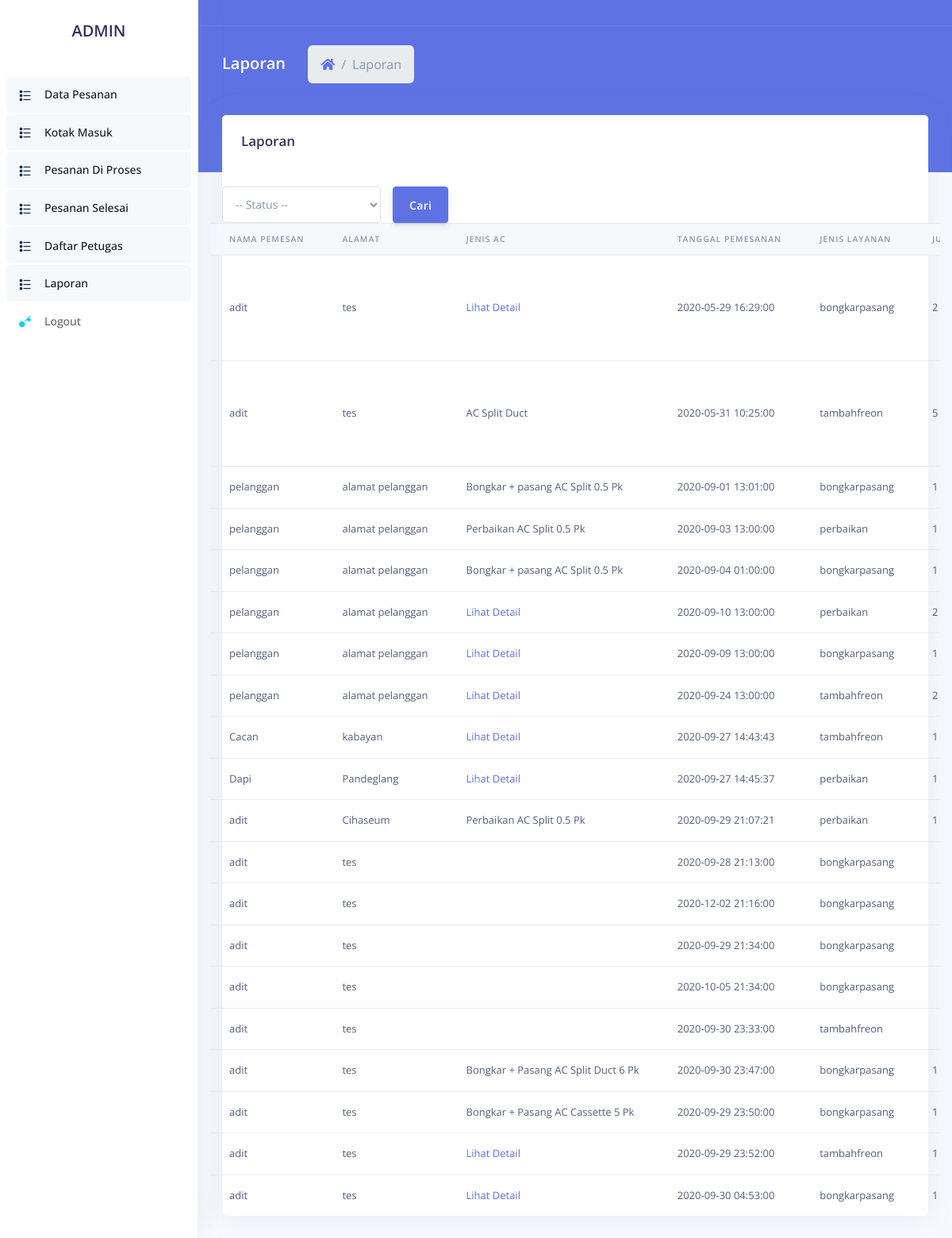
Page /admin/laporan1.php on the committed database.
### tables this page shows
CREATE TABLE `task` (
  `id` int(10) NOT NULL,
  `nm_pemesan` varchar(200) NOT NULL,
  `alamat` varchar(200) NOT NULL,
  `telp` varchar(12) NOT NULL,
  `jenis_ac` varchar(50) NOT NULL,
  `tgl_pesan` datetime NOT NULL,
  `keterangan` varchar(200) NOT NULL,
  `user_pelangan` varchar(100) NOT NULL,
  `jenis_layanan` varchar(100) NOT NULL,
  `petugas` varchar(100) NOT NULL,
  `harga` decimal(10,0) NOT NULL,
  `status` varchar(10) NOT NULL,
  `tgl_proses` datetime NOT NULL,
  `deskripsi_proses` varchar(100) NOT NULL,
  `bukti_tf` varchar(225) NOT NULL,
  `jm_unit` varchar(20) NOT NULL,
  `jenis_pembayaran` varchar(50) NOT NULL
);

CREATE TABLE `layanan` (
  `id` int(20) NOT NULL,
  `jenisLayanan` varchar(100) NOT NULL,
  `keterangan` varchar(100) NOT NULL
);

CREATE TABLE `jenis_ac` (
  `id` int(10) NOT NULL,
  `jenis` varchar(100) NOT NULL,
  `deskripsi` varchar(100) NOT NULL,
  `harga` decimal(10,0) NOT NULL,
  `kategori` varchar(20) NOT NULL
);

### admin/laporan1.php (the view, shortened to what this page needs)
<!DOCTYPE html>
<html>
<head>
  <link rel="stylesheet" href="../assetsAdmin/vendor/nucleo/css/nucleo.css" type="text/css">
  <link rel="stylesheet" href="../assetsAdmin/vendor/@fortawesome/fontawesome-free/css/all.min.css" type="text/css">
  <link rel="stylesheet" href="../assetsAdmin/css/argon.css?v=1.2.0" type="text/css">
</head>
<body>
  <nav class="sidenav navbar navbar-vertical  fixed-left  navbar-expand-xs navbar-light bg-white" id="sidenav-main">
    <div class="scrollbar-inner">
      <div class="sidenav-header  align-items-center">
        <a class="navbar-brand" href="javascript:void(0)">
          <h2>ADMIN</h2>
        </a>
      </div>
      <div class="navbar-inner">
        <div class="collapse navbar-collapse" id="sidenav-collapse-main">
          <ul class="navbar-nav">
            <li class="nav-item">
              <a class="nav-link active" href="dataPesanan.php">
                <i class="ni ni-bullet-list-67 text-default"></i>
                <span class="nav-link-text">Data Pesanan</span>
              </a>
            </li>
            <li class="nav-item">
              <a class="nav-link active" href="kotakmasuk.php">
                <i class="ni ni-bullet-list-67 text-default"></i>
                <span class="nav-link-text">Kotak Masuk</span>
              </a>
            </li>
            <li class="nav-item">
              <a class="nav-link active" href="pesananDiproses.php">
                <i class="ni ni-bullet-list-67 text-default"></i>
                <span class="nav-link-text">Pesanan Di Proses</span>
              </a>
            </li>
            <li class="nav-item">
              <a class="nav-link active" href="pesananSelesai.php">
                <i class="ni ni-bullet-list-67 text-default"></i>
                <span class="nav-link-text">Pesanan Selesai</span>
              </a>
            </li>
            <li class="nav-item">
              <a class="nav-link active" href="daftarPetugas.php">
                <i class="ni ni-bullet-list-67 text-default"></i>
                <span class="nav-link-text">Daftar Petugas</span>
              </a>
            </li>
            <li class="nav-item">
              <a class="nav-link active" href="laporan1.php">
                <i class="ni ni-bullet-list-67 text-default"></i>
                <span class="nav-link-text">Laporan</span>
              </a>
            </li>
            <li class="nav-item">
              <a class="nav-link" href="logout.php">
                <i class="ni ni-key-25 text-info"></i>
                <span class="nav-link-text">Logout</span>
              </a>
            </li>
          </ul>
        </div>
      </div>
    </div>
  </nav>
  <div class="main-content" id="panel">
    <nav class="navbar navbar-top navbar-expand navbar-dark bg-primary border-bottom">
    </nav>
   <div class="header bg-primary pb-6">
      <div class="container-fluid">
        <div class="header-body">
          <div class="row align-items-center py-4">
            <div class="col-lg-6 col-7">
              <h6 class="h2 text-white d-inline-block mb-0">Laporan</h6>
              <nav aria-label="breadcrumb" class="d-none d-md-inline-block ml-md-4">
                <ol class="breadcrumb breadcrumb-links breadcrumb-dark">
                  <li class="breadcrumb-item"><a href="#"><i class="fas fa-home"></i></a></li>
                  <li class="breadcrumb-item active" aria-current="page">Laporan</li>
                </ol>
              </nav>
            </div>
          </div>
        </div>
      </div>
    </div>
    <div class="container-fluid mt--6">
      <div class="row">
        <div class="col">
          <div class="card">
            <div class="card-header border-0">
              <h3 class="mb-0">Laporan</h3>
            </div>
            <br/>
            <form method="POST" action="laporan2.php">
              <div class="row" style="padding-left: 21">
                <div class="col-sm-3" >
                  <select name="status" id="status" class="form-control">
                                <option value="-">-- Status --</option>
                            </select>
                </div>
                  <input type="submit" class="btn btn-primary" value="Cari"><span class="glyphicon glyphicon-date"></span> </a></input>
              </form>
            <div class="table-responsive">
              <table class="table align-items-center table-flush">
                <thead class="thead-light">
                  <tr>
                    <th scope="col" class="sort" >Nama Pemesan</th>
                    <th scope="col" class="sort" >Alamat</th>
                    <th scope="col" class="sort" >Jenis AC</th>
                    <th scope="col" class="sort" >Tanggal Pemesanan</th>
                    <th scope="col" class="sort" >Jenis Layanan</th>
                    <th scope="col" class="sort" >Jumlah Unit</th>
                  </tr>
                </thead>
                <tbody class="list">
                  <?php
                    require_once "../koneksi.php";
                    $sql = "SELECT t.*,ja.deskripsi, l.keterangan,l.jenisLayanan as layanan,t.id as tasksid,s.keterangan as status_code FROM `task` t left JOIN `jenis_ac` ja on t.jenis_ac = ja.id
                            INNER JOIN layanan l on t.jenis_layanan = l.jenisLayanan INNER JOIN `status` s on t.status = s.status ";
                    $query = mysqli_query($con, $sql) or die("Gagal". mysqli_error($con));
                    while($tampil = mysqli_fetch_array($query)){
                  ?>
                  <tr>
                    <td><?php echo $tampil['nm_pemesan']; ?></td>
                    <td><?php echo $tampil['alamat']; ?></td>
                    <?php $des = $tampil['jenis_ac'] ; if( $des != "MIXED"){ ?>
                        <td><?php echo $tampil['deskripsi']; ?></td>
                      <?php }else {?>
                        <td><a href="../lihatdetail.php?id=<?php echo $tampil['id'];?>" class="genric-btn success radius">Lihat Detail</a></td>
                      <?php }?>
                    <td><?php echo $tampil['tgl_pesan']; ?></td>
                    <td><?php echo $tampil['layanan']; ?></td>
                    <td><?php echo $tampil['jm_unit']; ?></td>
                  </tr>
                  <?php }?>
                </tbody>
              </table>
  </div>
</body>
</html>

### rows in the picture
task: nm_pemesan "adit", alamat "tes", tgl_pesan "2020-05-29 16:29:00", layanan.jenisLayanan "bongkarpasang", jm_unit "2"
task: nm_pemesan "adit", alamat "tes", jenis_ac.deskripsi "AC Split Duct", tgl_pesan "2020-05-31 10:25:00", layanan.jenisLayanan "tambahfreon", jm_unit "5"
task: nm_pemesan "pelanggan", alamat "alamat pelanggan", jenis_ac.deskripsi "Bongkar + pasang AC Split 0.5 Pk", tgl_pesan "2020-09-01 13:01:00", layanan.jenisLayanan "bongkarpasang", jm_unit "1"
task: nm_pemesan "pelanggan", alamat "alamat pelanggan", jenis_ac.deskripsi "Perbaikan AC Split 0.5 Pk", tgl_pesan "2020-09-03 13:00:00", layanan.jenisLayanan "perbaikan", jm_unit "1"
task: nm_pemesan "pelanggan", alamat "alamat pelanggan", jenis_ac.deskripsi "Bongkar + pasang AC Split 0.5 Pk", tgl_pesan "2020-09-04 01:00:00", layanan.jenisLayanan "bongkarpasang", jm_unit "1"
task: nm_pemesan "pelanggan", alamat "alamat pelanggan", tgl_pesan "2020-09-10 13:00:00", layanan.jenisLayanan "perbaikan", jm_unit "2"
task: nm_pemesan "pelanggan", alamat "alamat pelanggan", tgl_pesan "2020-09-09 13:00:00", layanan.jenisLayanan "bongkarpasang", jm_unit "1"
task: nm_pemesan "pelanggan", alamat "alamat pelanggan", tgl_pesan "2020-09-24 13:00:00", layanan.jenisLayanan "tambahfreon", jm_unit "2"
task: nm_pemesan "Cacan", alamat "kabayan", tgl_pesan "2020-09-27 14:43:43", layanan.jenisLayanan "tambahfreon", jm_unit "1"
task: nm_pemesan "Dapi", alamat "Pandeglang", tgl_pesan "2020-09-27 14:45:37", layanan.jenisLayanan "perbaikan", jm_unit "1"
task: nm_pemesan "adit", alamat "Cihaseum", jenis_ac.deskripsi "Perbaikan AC Split 0.5 Pk", tgl_pesan "2020-09-29 21:07:21", layanan.jenisLayanan "perbaikan", jm_unit "1"
task: nm_pemesan "adit", alamat "tes", tgl_pesan "2020-09-28 21:13:00", layanan.jenisLayanan "bongkarpasang"
task: nm_pemesan "adit", alamat "tes", tgl_pesan "2020-12-02 21:16:00", layanan.jenisLayanan "bongkarpasang"
task: nm_pemesan "adit", alamat "tes", tgl_pesan "2020-09-29 21:34:00", layanan.jenisLayanan "bongkarpasang"
task: nm_pemesan "adit", alamat "tes", tgl_pesan "2020-10-05 21:34:00", layanan.jenisLayanan "bongkarpasang"
task: nm_pemesan "adit", alamat "tes", tgl_pesan "2020-09-30 23:33:00", layanan.jenisLayanan "tambahfreon"
task: nm_pemesan "adit", alamat "tes", jenis_ac.deskripsi "Bongkar + Pasang AC Split Duct 6 Pk", tgl_pesan "2020-09-30 23:47:00", layanan.jenisLayanan "bongkarpasang", jm_unit "1"
task: nm_pemesan "adit", alamat "tes", jenis_ac.deskripsi "Bongkar + Pasang AC Cassette 5 Pk", tgl_pesan "2020-09-29 23:50:00", layanan.jenisLayanan "bongkarpasang", jm_unit "1"
task: nm_pemesan "adit", alamat "tes", tgl_pesan "2020-09-29 23:52:00", layanan.jenisLayanan "tambahfreon", jm_unit "1"
task: nm_pemesan "adit", alamat "tes", tgl_pesan "2020-09-30 04:53:00", layanan.jenisLayanan "bongkarpasang", jm_unit "1"
